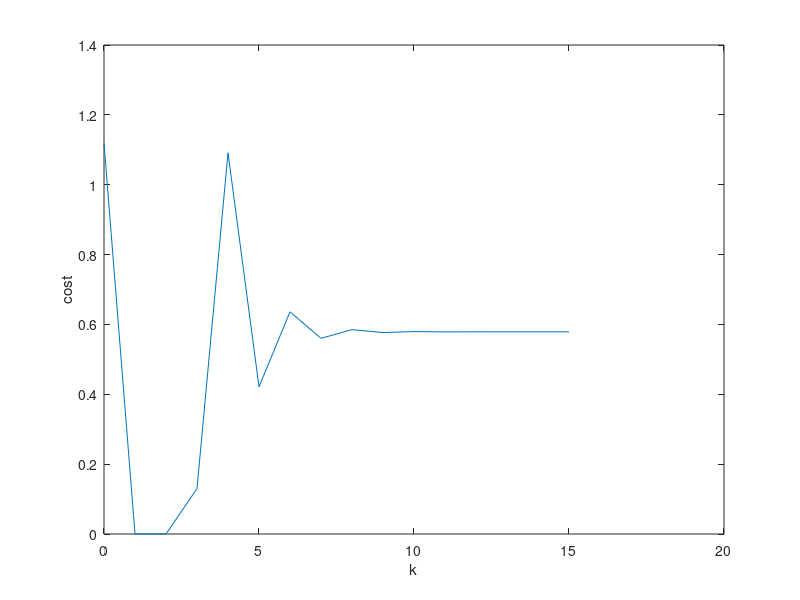

This figure's MATLAB source:
x0 = -3/4;
y0 = 1;

m_iteration=10000;
x=zeros(2,3);

record_lost = [];
record_1 = [];
record_2 = [];
xt=zeros(2,3);
x(1,1)=x0;
x(2,1)=y0;
x(1,2)=1;
x(2,2)=0;
x(1,3)=0;
x(2,3)=1;
for i =1:m_iteration
    if i==1
        xt=x(:,1:3);
    end
    xc=(xt(:,1)+xt(:,2)+xt(:,3))/3;
    f1=100*(xt(2,1)-xt(1,1)^2)^2+(1-xt(1,1))^2;
    f2=100*(xt(2,2)-xt(1,2)^2)^2+(1-xt(1,2))^2;
    f3=100*(xt(2,3)-xt(1,3)^2)^2+(1-xt(1,3))^2;
    faverage=(f1+f2+f3)/3;
    if ((f1-faverage)^2+(f2-faverage)^2+(f3-faverage)^2)/3<0.0000000001
        break;
    end
    if f1>=f2 && f1>=f3
      %  for a=1.8:0.1:3
       %     xtem=xc+a*(xc-xt(:,1));
          %  if f1>100*(xtem(2,1)-xtem(1,1)^2)^2+(1-xtem(1,1))^2
                  xt(:,1)=xc+1*(xc-xt(:,1));
            %      break;
        %    end
       % end
        x=[x,xt(:,1)];
    elseif f2>=f1 && f2>=f3
       % for a=1.8:0.1:3
         %   xtem=xc+a*(xc-xt(:,2));
          %  if f2>100*(xtem(2,1)-xtem(1,1)^2)^2+(1-xtem(1,1))^2
                  xt(:,2)=xc+1*(xc-xt(:,2));
           %       break;
          %  end
       % end
        x=[x,xt(:,2)];
    elseif f3>=f2 && f3>=f1
       % for a=1.8:0.1:3
           %  xtem=xc+a*(xc-xt(:,3));
          %  if f3>100*(xtem(2,1)-xtem(1,1)^2)^2+(1-xtem(1,1))^2
                  xt(:,3)=xc+1*(xc-xt(:,3));
              %    break;
          %  end
      %  end
        x=[x,xt(:,3)];
    end
    
end

for j=1:length(x)
    record_1 = [record_1 x(1,j)];
    record_2 = [record_2 x(2,j)];
    lost = log((x(1,j)-1)^2 + (x(2,j)-1)^2);
    record_lost = [record_lost lost];
end

%
xx = linspace(-1.2,1.2);
yy = linspace(-1,1.5);
[X,Y] = meshgrid(xx,yy);
v = 100*(Y-X.^2).^2+(1-X).^2;
% contour(X,Y,v,[0,1,2,3,10,20,50,100,200,300]);
% hold;
Xplot=0:15;
% xlabel('x');
% ylabel('y');
% plot(record_1,record_2,'-*');
plot(Xplot,record_lost(1:16));
xlabel('k');
ylabel('cost');
